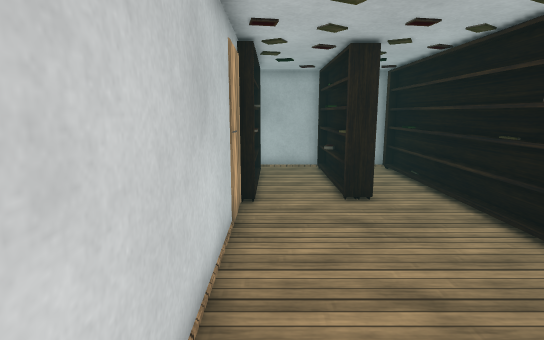
[1] (above)

12 first-person views from a walk through a scene from a Unity 3-D project. The camera is 1.3 m above the floor, tilts 10° down and sees 80° across. The floor is counted in squares, 0.5 m on a side. Each view is taken from the middle of a square. On the plan, view 1 faces up. The plan holds only what a view shows up to about 20 squares ahead; the rest is blank. The place goes on beyond the plan. The player is left out. Some surface patterns are stand-ins.

[2]
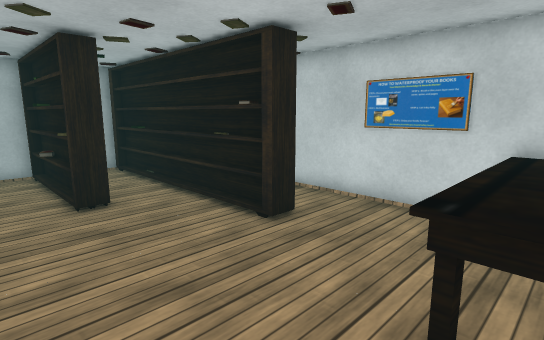

[3]
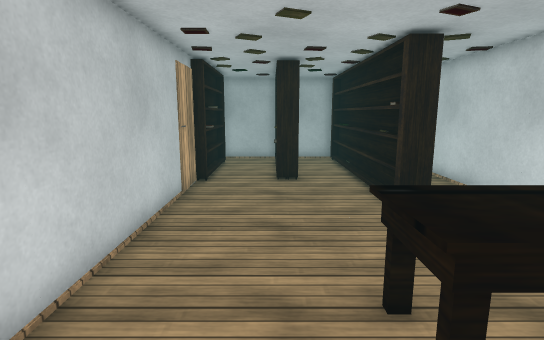

[4]
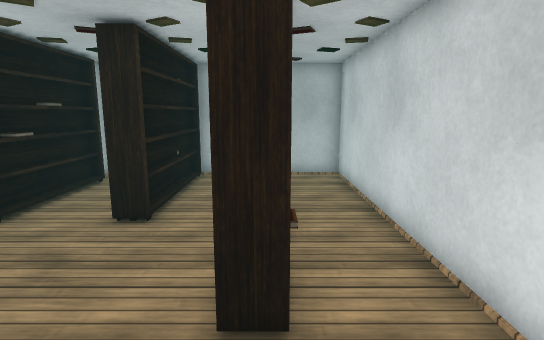

[5]
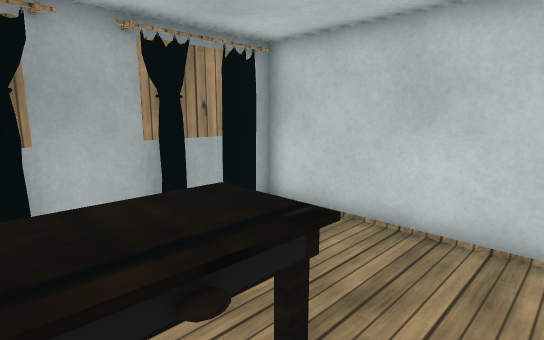

[6]
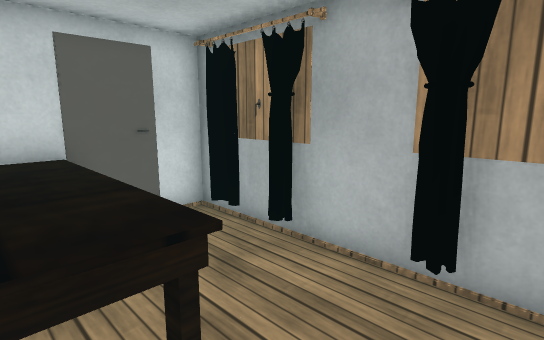

[7]
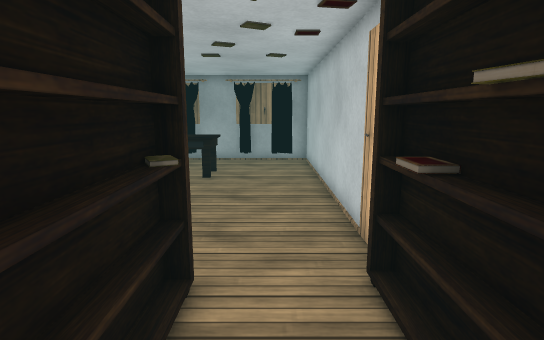

[8]
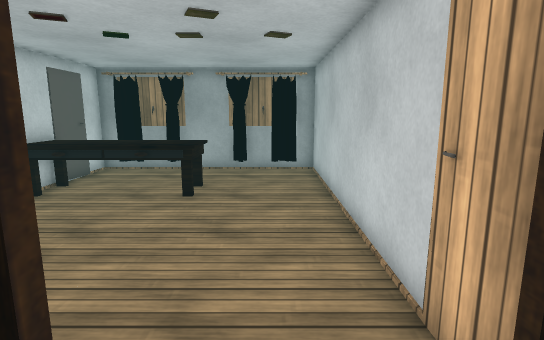

[9]
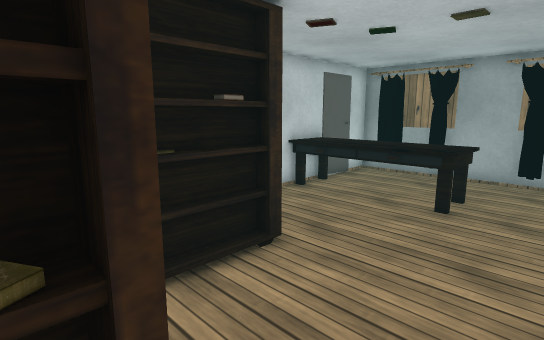

[10]
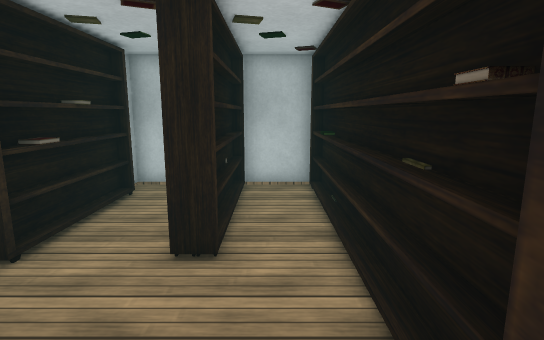

[11]
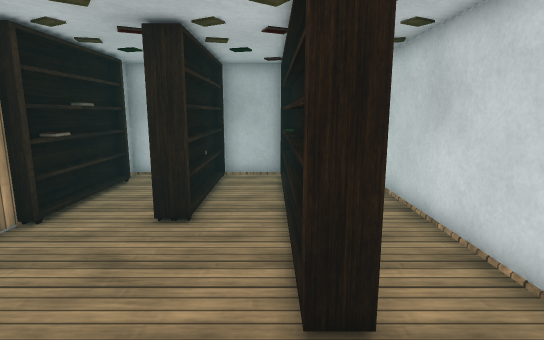

[12]
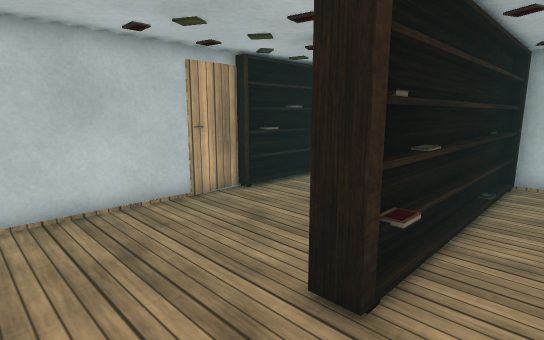

### Floor plan
Key: @ floor where view 1 was taken; # wall or solid block; . floor; = window, fence, low wall or low ledge.
Columns run from 1 left of view 1 to 9 right of it. Each row starts with its distance up from view 1.
 16 ###########
 15 #..##.##..#
 14 #..##.##..#
 13 #..##.##..#
 12 ##.##.##..#
 11 # .##.##..#
 10 #..##.##..#
  9 #.....##..#
  8 #.....##..#
  7 #.....##..#
  6 #.....##..#
  5 #.........#
  4 #.........#
  3 #.........#
  2 #.........#
  1 #...#=====#
  0 #@..=######
 -1 #....=====#
 -2 #.........#
 -3 #.........#
 -4 ###########

Where each view was taken, in squares from view 1:
view 1: 0 up, 0 right, facing up
view 2: 0 up, 0 right, facing up-right
view 3: 3 down, 2 right, facing up
view 4: 2 up, 6 right, facing up
view 5: 3 up, 6 right, facing down-left
view 6: 1 up, 1 right, facing down-right
view 7: 14 up, 1 right, facing down
view 8: 11 up, 1 right, facing down
view 9: 10 up, 1 right, facing down-right
view 10: 4 up, 4 right, facing up
view 11: 2 up, 5 right, facing up
view 12: 2 up, 8 right, facing up-left
